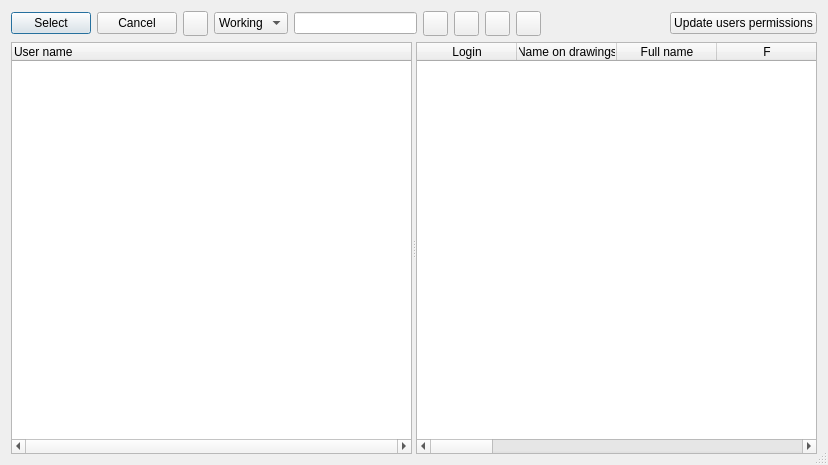
<?xml version="1.0" encoding="UTF-8"?>
<ui version="4.0">
 <class>UsersDlg</class>
 <widget class="QDialog" name="UsersDlg">
  <property name="geometry">
   <rect>
    <x>0</x>
    <y>0</y>
    <width>828</width>
    <height>465</height>
   </rect>
  </property>
  <property name="windowTitle">
   <string>Employees / users</string>
  </property>
  <property name="locale">
   <locale language="English" country="UnitedStates"/>
  </property>
  <property name="sizeGripEnabled">
   <bool>true</bool>
  </property>
  <layout class="QVBoxLayout" name="verticalLayout" stretch="0,1">
   <item>
    <widget class="QWidget" name="wdEdit" native="true">
     <layout class="QHBoxLayout" name="horizontalLayout_2" stretch="0,0,0,0,1,0,0,0,0,1,0">
      <property name="leftMargin">
       <number>0</number>
      </property>
      <property name="topMargin">
       <number>0</number>
      </property>
      <property name="rightMargin">
       <number>0</number>
      </property>
      <property name="bottomMargin">
       <number>0</number>
      </property>
      <item>
       <widget class="QPushButton" name="pbSelect">
        <property name="text">
         <string>Select</string>
        </property>
       </widget>
      </item>
      <item>
       <widget class="QPushButton" name="pbCancel">
        <property name="text">
         <string>Cancel</string>
        </property>
       </widget>
      </item>
      <item>
       <widget class="QToolButton" name="tbReload">
        <property name="sizePolicy">
         <sizepolicy hsizetype="Expanding" vsizetype="MinimumExpanding">
          <horstretch>0</horstretch>
          <verstretch>0</verstretch>
         </sizepolicy>
        </property>
        <property name="minimumSize">
         <size>
          <width>25</width>
          <height>25</height>
         </size>
        </property>
        <property name="maximumSize">
         <size>
          <width>25</width>
          <height>25</height>
         </size>
        </property>
        <property name="icon">
         <iconset resource="resource1.qrc">
          <normaloff>:/some/ico/ico/reload.png</normaloff>:/some/ico/ico/reload.png</iconset>
        </property>
       </widget>
      </item>
      <item>
       <widget class="QComboBox" name="cbType">
        <item>
         <property name="text">
          <string>Working</string>
         </property>
        </item>
        <item>
         <property name="text">
          <string>Fired</string>
         </property>
        </item>
        <item>
         <property name="text">
          <string>All</string>
         </property>
        </item>
       </widget>
      </item>
      <item>
       <widget class="QLineEdit" name="leFilter">
        <property name="maximumSize">
         <size>
          <width>500</width>
          <height>16777215</height>
         </size>
        </property>
       </widget>
      </item>
      <item>
       <widget class="QToolButton" name="tbPlus">
        <property name="minimumSize">
         <size>
          <width>25</width>
          <height>25</height>
         </size>
        </property>
        <property name="toolTip">
         <string>Add new user</string>
        </property>
        <property name="icon">
         <iconset resource="resource1.qrc">
          <normaloff>:/some/ico/ico/plus.png</normaloff>:/some/ico/ico/plus.png</iconset>
        </property>
       </widget>
      </item>
      <item>
       <widget class="QToolButton" name="tbProps">
        <property name="minimumSize">
         <size>
          <width>25</width>
          <height>25</height>
         </size>
        </property>
        <property name="toolTip">
         <string>Properties of user</string>
        </property>
        <property name="icon">
         <iconset resource="resource1.qrc">
          <normaloff>:/some/ico/ico/edit.png</normaloff>:/some/ico/ico/edit.png</iconset>
        </property>
       </widget>
      </item>
      <item>
       <widget class="QToolButton" name="tbRights">
        <property name="minimumSize">
         <size>
          <width>25</width>
          <height>25</height>
         </size>
        </property>
        <property name="toolTip">
         <string>User permissions</string>
        </property>
        <property name="icon">
         <iconset resource="resource1.qrc">
          <normaloff>:/some/ico/ico/security.png</normaloff>:/some/ico/ico/security.png</iconset>
        </property>
       </widget>
      </item>
      <item>
       <widget class="QToolButton" name="tbMinus">
        <property name="minimumSize">
         <size>
          <width>25</width>
          <height>25</height>
         </size>
        </property>
        <property name="toolTip">
         <string>Fire user</string>
        </property>
        <property name="icon">
         <iconset resource="resource1.qrc">
          <normaloff>:/some/ico/ico/minus.png</normaloff>:/some/ico/ico/minus.png</iconset>
        </property>
       </widget>
      </item>
      <item>
       <spacer name="horizontalSpacer">
        <property name="orientation">
         <enum>Qt::Horizontal</enum>
        </property>
        <property name="sizeHint" stdset="0">
         <size>
          <width>40</width>
          <height>20</height>
         </size>
        </property>
       </spacer>
      </item>
      <item>
       <widget class="QPushButton" name="pbUpdateRights">
        <property name="text">
         <string>Update users permissions</string>
        </property>
       </widget>
      </item>
     </layout>
    </widget>
   </item>
   <item>
    <widget class="QSplitter" name="splitter">
     <property name="orientation">
      <enum>Qt::Horizontal</enum>
     </property>
     <property name="childrenCollapsible">
      <bool>false</bool>
     </property>
     <widget class="QTableWidget" name="twMain">
      <property name="contextMenuPolicy">
       <enum>Qt::CustomContextMenu</enum>
      </property>
      <property name="verticalScrollBarPolicy">
       <enum>Qt::ScrollBarAlwaysOff</enum>
      </property>
      <property name="horizontalScrollBarPolicy">
       <enum>Qt::ScrollBarAlwaysOn</enum>
      </property>
      <property name="editTriggers">
       <set>QAbstractItemView::NoEditTriggers</set>
      </property>
      <property name="selectionMode">
       <enum>QAbstractItemView::SingleSelection</enum>
      </property>
      <property name="selectionBehavior">
       <enum>QAbstractItemView::SelectRows</enum>
      </property>
      <property name="sortingEnabled">
       <bool>true</bool>
      </property>
      <attribute name="horizontalHeaderHighlightSections">
       <bool>false</bool>
      </attribute>
      <attribute name="horizontalHeaderStretchLastSection">
       <bool>true</bool>
      </attribute>
      <attribute name="verticalHeaderVisible">
       <bool>false</bool>
      </attribute>
      <attribute name="verticalHeaderHighlightSections">
       <bool>false</bool>
      </attribute>
      <column>
       <property name="text">
        <string>User name</string>
       </property>
       <property name="textAlignment">
        <set>AlignLeading|AlignVCenter</set>
       </property>
      </column>
     </widget>
     <widget class="QTableWidget" name="twCommon">
      <property name="contextMenuPolicy">
       <enum>Qt::CustomContextMenu</enum>
      </property>
      <property name="horizontalScrollBarPolicy">
       <enum>Qt::ScrollBarAlwaysOn</enum>
      </property>
      <property name="editTriggers">
       <set>QAbstractItemView::NoEditTriggers</set>
      </property>
      <property name="selectionMode">
       <enum>QAbstractItemView::SingleSelection</enum>
      </property>
      <property name="selectionBehavior">
       <enum>QAbstractItemView::SelectRows</enum>
      </property>
      <property name="sortingEnabled">
       <bool>true</bool>
      </property>
      <attribute name="horizontalHeaderHighlightSections">
       <bool>false</bool>
      </attribute>
      <attribute name="verticalHeaderVisible">
       <bool>false</bool>
      </attribute>
      <attribute name="verticalHeaderHighlightSections">
       <bool>false</bool>
      </attribute>
      <column>
       <property name="text">
        <string>Login</string>
       </property>
       <property name="textAlignment">
        <set>AlignCenter</set>
       </property>
      </column>
      <column>
       <property name="text">
        <string>Name on drawings</string>
       </property>
       <property name="textAlignment">
        <set>AlignCenter</set>
       </property>
      </column>
      <column>
       <property name="text">
        <string>Full name</string>
       </property>
       <property name="textAlignment">
        <set>AlignCenter</set>
       </property>
      </column>
      <column>
       <property name="text">
        <string>F</string>
       </property>
       <property name="toolTip">
        <string>Fired</string>
       </property>
       <property name="textAlignment">
        <set>AlignCenter</set>
       </property>
      </column>
      <column>
       <property name="text">
        <string>Company</string>
       </property>
       <property name="textAlignment">
        <set>AlignCenter</set>
       </property>
      </column>
      <column>
       <property name="text">
        <string>Department</string>
       </property>
       <property name="textAlignment">
        <set>AlignCenter</set>
       </property>
      </column>
      <column>
       <property name="text">
        <string>Position</string>
       </property>
       <property name="textAlignment">
        <set>AlignCenter</set>
       </property>
      </column>
      <column>
       <property name="text">
        <string>E-mail</string>
       </property>
       <property name="textAlignment">
        <set>AlignCenter</set>
       </property>
      </column>
      <column>
       <property name="text">
        <string>Internal</string>
       </property>
       <property name="toolTip">
        <string>Internal phone number</string>
       </property>
       <property name="textAlignment">
        <set>AlignCenter</set>
       </property>
      </column>
      <column>
       <property name="text">
        <string>Home</string>
       </property>
       <property name="toolTip">
        <string>Home phone number</string>
       </property>
       <property name="textAlignment">
        <set>AlignCenter</set>
       </property>
      </column>
      <column>
       <property name="text">
        <string>Cellular</string>
       </property>
       <property name="toolTip">
        <string>Cellular phone number</string>
       </property>
       <property name="textAlignment">
        <set>AlignCenter</set>
       </property>
      </column>
      <column>
       <property name="text">
        <string>Address</string>
       </property>
       <property name="textAlignment">
        <set>AlignCenter</set>
       </property>
      </column>
      <column>
       <property name="text">
        <string>Room</string>
       </property>
       <property name="textAlignment">
        <set>AlignCenter</set>
       </property>
      </column>
      <column>
       <property name="text">
        <string>Birthday</string>
       </property>
       <property name="textAlignment">
        <set>AlignCenter</set>
       </property>
      </column>
      <column>
       <property name="text">
        <string>Hire date</string>
       </property>
       <property name="textAlignment">
        <set>AlignCenter</set>
       </property>
      </column>
      <column>
       <property name="text">
        <string>Trial</string>
       </property>
       <property name="toolTip">
        <string>Trial period, monthes</string>
       </property>
       <property name="textAlignment">
        <set>AlignCenter</set>
       </property>
      </column>
      <column>
       <property name="text">
        <string>EPH</string>
       </property>
       <property name="toolTip">
        <string>Expense per hour</string>
       </property>
       <property name="textAlignment">
        <set>AlignCenter</set>
       </property>
      </column>
      <column>
       <property name="text">
        <string>Comments</string>
       </property>
       <property name="textAlignment">
        <set>AlignCenter</set>
       </property>
      </column>
     </widget>
    </widget>
   </item>
  </layout>
  <action name="actionProperties">
   <property name="icon">
    <iconset resource="resource1.qrc">
     <normaloff>:/some/ico/ico/edit.png</normaloff>:/some/ico/ico/edit.png</iconset>
   </property>
   <property name="text">
    <string>Properties...</string>
   </property>
  </action>
  <action name="actionAdd">
   <property name="icon">
    <iconset resource="resource1.qrc">
     <normaloff>:/some/ico/ico/plus.png</normaloff>:/some/ico/ico/plus.png</iconset>
   </property>
   <property name="text">
    <string>Add...</string>
   </property>
  </action>
  <action name="actionFire_block">
   <property name="icon">
    <iconset resource="resource1.qrc">
     <normaloff>:/some/ico/ico/minus.png</normaloff>:/some/ico/ico/minus.png</iconset>
   </property>
   <property name="text">
    <string>Fire</string>
   </property>
   <property name="toolTip">
    <string>Fire</string>
   </property>
  </action>
  <action name="actionCopy">
   <property name="text">
    <string>Copy</string>
   </property>
  </action>
  <action name="actionRights">
   <property name="icon">
    <iconset resource="resource1.qrc">
     <normaloff>:/some/ico/ico/security.png</normaloff>:/some/ico/ico/security.png</iconset>
   </property>
   <property name="text">
    <string>Permissions...</string>
   </property>
  </action>
  <action name="actionChange_password">
   <property name="text">
    <string>Change password...</string>
   </property>
  </action>
  <action name="actionRestore">
   <property name="text">
    <string>Restore</string>
   </property>
  </action>
  <action name="actionSelect">
   <property name="text">
    <string>Select</string>
   </property>
  </action>
 </widget>
 <layoutdefault spacing="6" margin="11"/>
 <resources>
  <include location="resource1.qrc"/>
 </resources>
 <connections>
  <connection>
   <sender>tbProps</sender>
   <signal>clicked()</signal>
   <receiver>actionProperties</receiver>
   <slot>trigger()</slot>
   <hints>
    <hint type="sourcelabel">
     <x>538</x>
     <y>21</y>
    </hint>
    <hint type="destinationlabel">
     <x>-1</x>
     <y>-1</y>
    </hint>
   </hints>
  </connection>
  <connection>
   <sender>tbMinus</sender>
   <signal>clicked()</signal>
   <receiver>actionFire_block</receiver>
   <slot>trigger()</slot>
   <hints>
    <hint type="sourcelabel">
     <x>569</x>
     <y>21</y>
    </hint>
    <hint type="destinationlabel">
     <x>-1</x>
     <y>-1</y>
    </hint>
   </hints>
  </connection>
  <connection>
   <sender>tbPlus</sender>
   <signal>clicked()</signal>
   <receiver>actionAdd</receiver>
   <slot>trigger()</slot>
   <hints>
    <hint type="sourcelabel">
     <x>507</x>
     <y>21</y>
    </hint>
    <hint type="destinationlabel">
     <x>-1</x>
     <y>-1</y>
    </hint>
   </hints>
  </connection>
  <connection>
   <sender>tbRights</sender>
   <signal>clicked()</signal>
   <receiver>actionRights</receiver>
   <slot>trigger()</slot>
   <hints>
    <hint type="sourcelabel">
     <x>522</x>
     <y>21</y>
    </hint>
    <hint type="destinationlabel">
     <x>-1</x>
     <y>-1</y>
    </hint>
   </hints>
  </connection>
  <connection>
   <sender>pbCancel</sender>
   <signal>clicked()</signal>
   <receiver>UsersDlg</receiver>
   <slot>reject()</slot>
   <hints>
    <hint type="sourcelabel">
     <x>157</x>
     <y>24</y>
    </hint>
    <hint type="destinationlabel">
     <x>413</x>
     <y>232</y>
    </hint>
   </hints>
  </connection>
  <connection>
   <sender>pbSelect</sender>
   <signal>clicked()</signal>
   <receiver>UsersDlg</receiver>
   <slot>Accept()</slot>
   <hints>
    <hint type="sourcelabel">
     <x>57</x>
     <y>24</y>
    </hint>
    <hint type="destinationlabel">
     <x>413</x>
     <y>232</y>
    </hint>
   </hints>
  </connection>
 </connections>
 <slots>
  <slot>Accept()</slot>
 </slots>
</ui>
